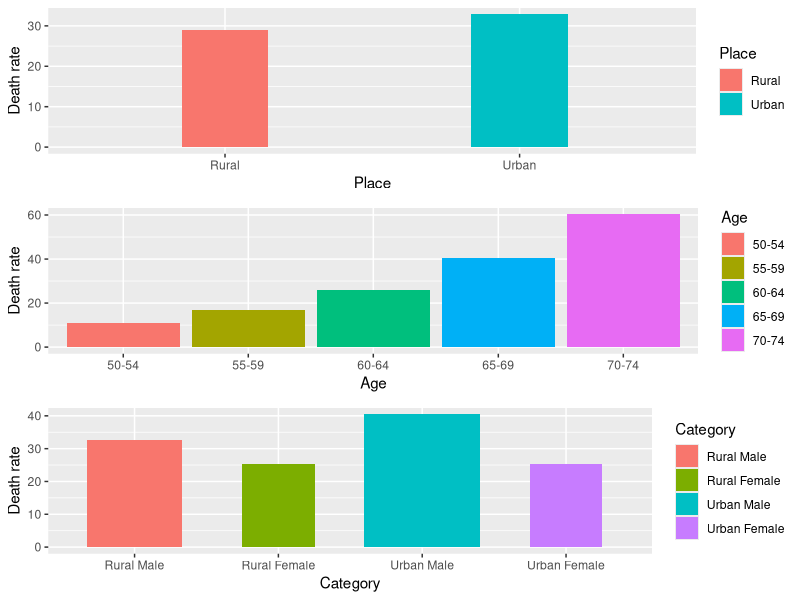
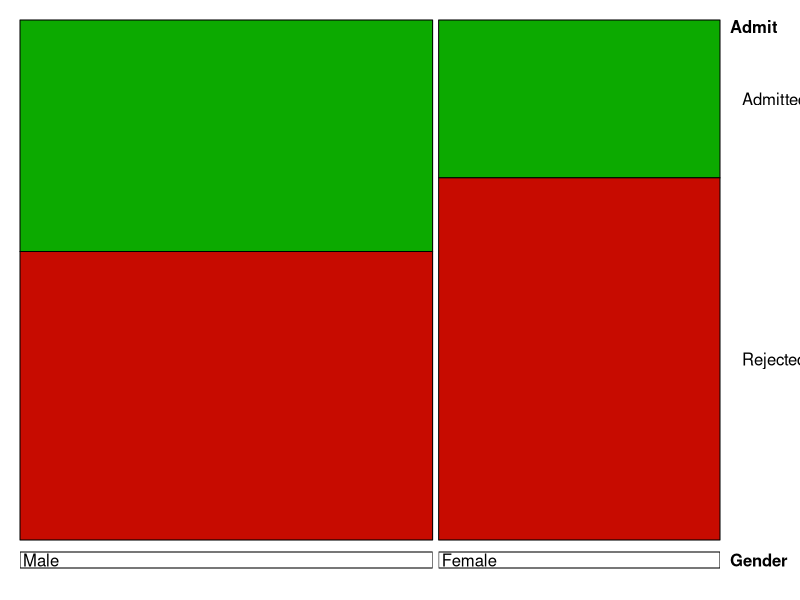
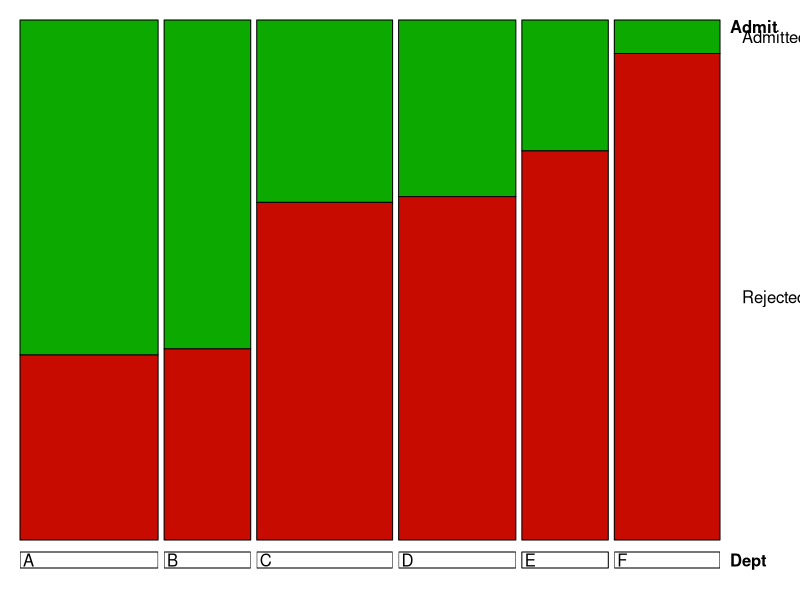
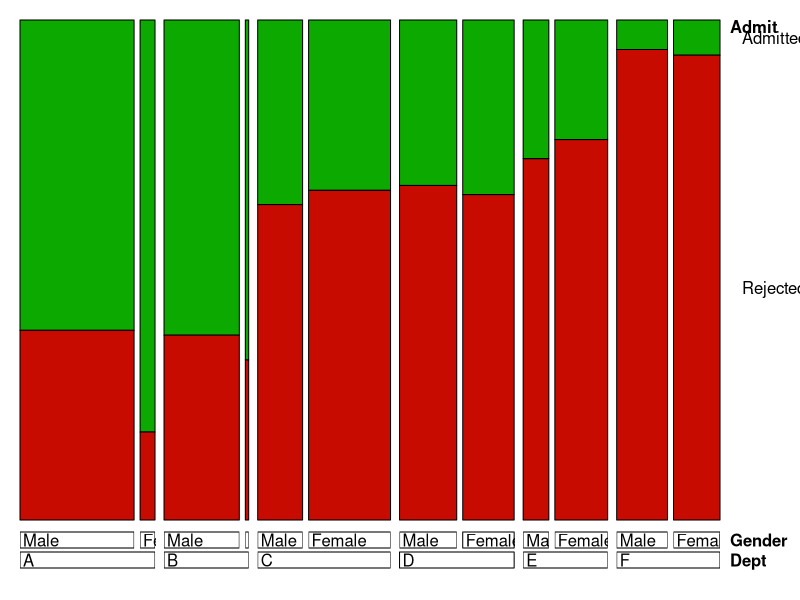
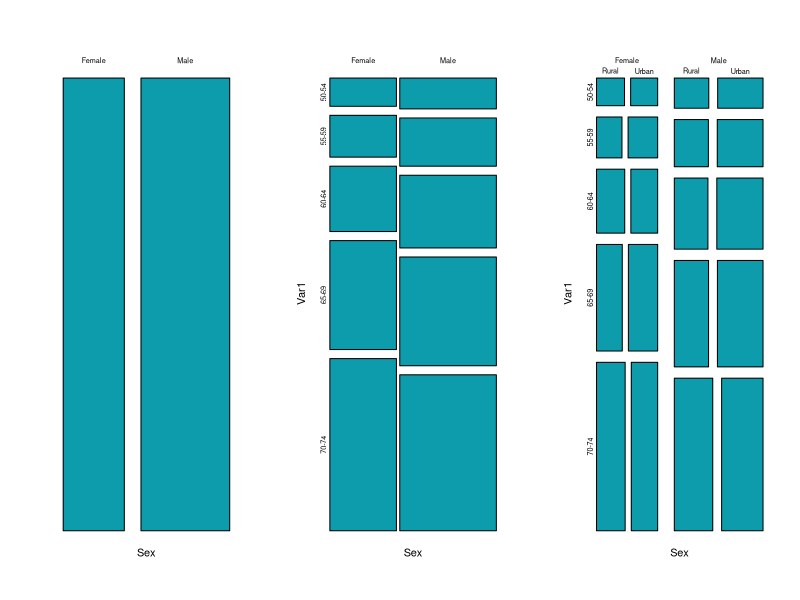

Here is the R script that generated these plots, in order: (Note: this script raises an error after producing the figures.)
data(VADeaths)
install.packages("gridExtra")
install.packages("ggplot2")
install.packages("vcd")
install.packages("vcdExtra")
install.packages("seriation")
install.packages("Select")
install.packages('purrr')
library("gridExtra")
library("ggplot2")
library("vcd")
library("vcdExtra")

##########
#univariables
require(lattice) 

VADeathRate <- as.data.frame.table(VADeaths)
#VADeathRate$Var1 <- sum(VADeathRate$Var1, VADeathRate$Var2)
#aggregate(VADeathRate$points, by=list(Players=x$Players), FUN=mean)

ageGrouping <- aggregate(VADeathRate$Freq, by=list(Age=VADeathRate$Var1), FUN=mean)
catGrouping <- aggregate(VADeathRate$Freq, by=list(Category=VADeathRate$Var2), FUN=mean)
type1Grouping <- aggregate(VADeathRate$Freq, by=list(gender=VADeathRate$Var2), FUN=mean)
type1Grouping$Place <- c("Rural", "Rural", "Urban", "Urban")

placeGrouping <- aggregate(type1Grouping$x, by=list(Place=type1Grouping$Place), FUN=mean)

hist1 <- ggplot(placeGrouping, aes(Place, x, fill=Place, width=x*0.01)) +
  
  geom_bar(stat="identity") +
  ylab("Death rate")

hist2 <- ggplot(ageGrouping, aes(Age, x, fill = Age)) +
  
  geom_bar(stat="identity") +
  ylab("Death rate")



hist3 <- ggplot(catGrouping, aes(Category, x, fill=Category, width=x*0.02)) +
  geom_bar(stat="identity") +
  geom_col(position = "dodge") +
  ylab("Death rate")


grid.arrange(hist1, hist2, hist3)


####
#multivariables
#library(help = "datasets")
#UCBAdmissions
uniAdmission <- as.data.frame.table(UCBAdmissions)

#Admission depending on gender
doubledecker(Admit ~ Gender, data = UCBAdmissions,
             gp = gpar(fill = c("#0caa00","#c70b00")))
#Admission depending on dept
doubledecker(Admit ~ Dept, data = UCBAdmissions,
             gp = gpar(fill = c("#0caa00","#c70b00")))
#Admission depending on dept and gender
doubledecker(Admit ~ Dept + Gender, data = UCBAdmissions, gp = gpar(fill = c("#0caa00","#c70b00")))

#Death rates mosaics
addedCols <- VADeathRate
addedCols$Place <- c("Rural", "Rural", "Rural", "Rural", "Rural", "Rural", "Rural", "Rural", "Rural", "Rural", "Urban", "Urban", "Urban", "Urban", "Urban", "Urban", "Urban", "Urban", "Urban", "Urban")
addedCols$Sex <- c("Male", "Male", "Male", "Male", "Male", "Female", "Female", "Female", "Female", "Female", "Male", "Male", "Male", "Male", "Male", "Female", "Female", "Female", "Female", "Female")
par(mfrow=c(1,3))
m1 <- mosaicplot(xtabs(Freq ~ Sex, data=addedCols), main="", color = "#0c9cac", border = "black")
m2 <- mosaicplot(xtabs(Freq ~ Sex + Var1, data=addedCols),main="", color = "#0c9cac", border = "black")
m3 <- mosaicplot(xtabs(Freq ~ Sex + Var1 + Place, data=addedCols),main="", color = "#0c9cac", border = "black")



library("purrr")
library(dplyr)

mosaic(table(select(Zoo, c(hair, eggs:backbone))))
